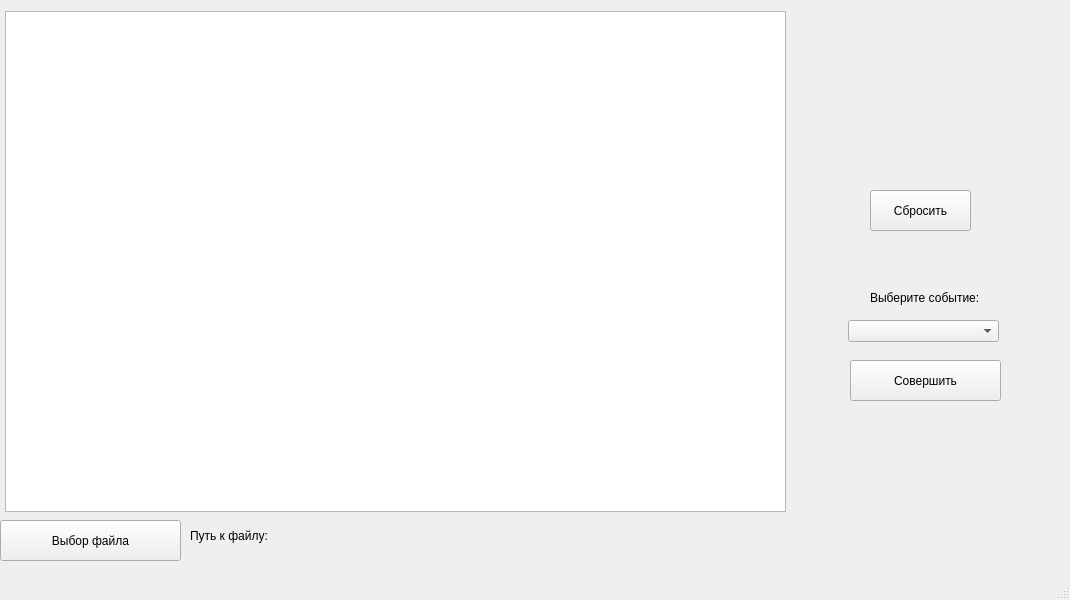
<?xml version="1.0" encoding="UTF-8"?>
<ui version="4.0">
 <class>TInterface</class>
 <widget class="QMainWindow" name="TInterface">
  <property name="enabled">
   <bool>true</bool>
  </property>
  <property name="geometry">
   <rect>
    <x>0</x>
    <y>0</y>
    <width>1070</width>
    <height>600</height>
   </rect>
  </property>
  <property name="sizePolicy">
   <sizepolicy hsizetype="Fixed" vsizetype="Fixed">
    <horstretch>0</horstretch>
    <verstretch>0</verstretch>
   </sizepolicy>
  </property>
  <property name="windowTitle">
   <string>InterfaceWindow</string>
  </property>
  <widget class="QWidget" name="centralwidget">
   <widget class="QLabel" name="label">
    <property name="geometry">
     <rect>
      <x>190</x>
      <y>520</y>
      <width>561</width>
      <height>31</height>
     </rect>
    </property>
    <property name="text">
     <string>Путь к файлу:</string>
    </property>
   </widget>
   <widget class="QPushButton" name="pushButton">
    <property name="geometry">
     <rect>
      <x>0</x>
      <y>520</y>
      <width>181</width>
      <height>41</height>
     </rect>
    </property>
    <property name="text">
     <string>Выбор файла</string>
    </property>
   </widget>
   <widget class="QGraphicsView" name="graphicsView">
    <property name="geometry">
     <rect>
      <x>5</x>
      <y>11</y>
      <width>781</width>
      <height>501</height>
     </rect>
    </property>
   </widget>
   <widget class="QPushButton" name="resetButton">
    <property name="geometry">
     <rect>
      <x>870</x>
      <y>190</y>
      <width>101</width>
      <height>41</height>
     </rect>
    </property>
    <property name="text">
     <string>Сбросить</string>
    </property>
   </widget>
   <widget class="QComboBox" name="changeBox">
    <property name="geometry">
     <rect>
      <x>848</x>
      <y>320</y>
      <width>151</width>
      <height>22</height>
     </rect>
    </property>
   </widget>
   <widget class="QLabel" name="label_2">
    <property name="geometry">
     <rect>
      <x>870</x>
      <y>290</y>
      <width>111</width>
      <height>16</height>
     </rect>
    </property>
    <property name="text">
     <string>Выберите событие:</string>
    </property>
   </widget>
   <widget class="QPushButton" name="doButton">
    <property name="geometry">
     <rect>
      <x>850</x>
      <y>360</y>
      <width>151</width>
      <height>41</height>
     </rect>
    </property>
    <property name="text">
     <string>Совершить</string>
    </property>
   </widget>
  </widget>
  <widget class="QStatusBar" name="statusbar"/>
 </widget>
 <resources/>
 <connections>
  <connection>
   <sender>pushButton</sender>
   <signal>clicked()</signal>
   <receiver>TInterface</receiver>
   <slot>pushBt()</slot>
   <hints>
    <hint type="sourcelabel">
     <x>125</x>
     <y>552</y>
    </hint>
    <hint type="destinationlabel">
     <x>789</x>
     <y>559</y>
    </hint>
   </hints>
  </connection>
  <connection>
   <sender>doButton</sender>
   <signal>clicked()</signal>
   <receiver>TInterface</receiver>
   <slot>doBt()</slot>
   <hints>
    <hint type="sourcelabel">
     <x>950</x>
     <y>408</y>
    </hint>
    <hint type="destinationlabel">
     <x>946</x>
     <y>485</y>
    </hint>
   </hints>
  </connection>
  <connection>
   <sender>resetButton</sender>
   <signal>clicked()</signal>
   <receiver>TInterface</receiver>
   <slot>resetBt()</slot>
   <hints>
    <hint type="sourcelabel">
     <x>964</x>
     <y>237</y>
    </hint>
    <hint type="destinationlabel">
     <x>1009</x>
     <y>235</y>
    </hint>
   </hints>
  </connection>
 </connections>
 <slots>
  <slot>doBt()</slot>
  <slot>pushBt()</slot>
  <slot>resetBt()</slot>
 </slots>
</ui>
